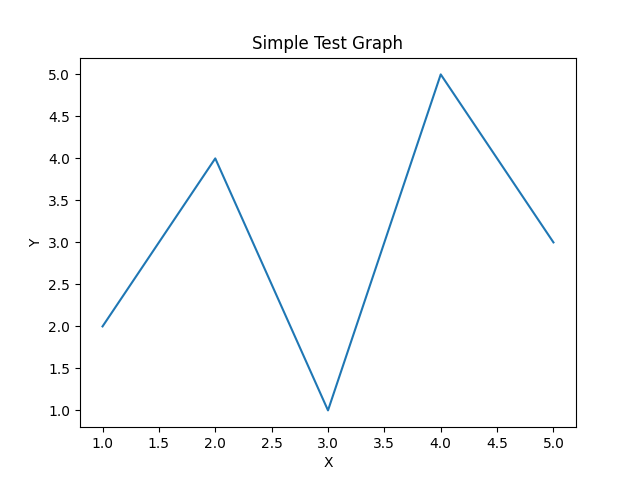

Reproduce this figure in Python.
import matplotlib.pyplot as plt

x = [1, 2, 3, 4, 5]
y = [2, 4, 1, 5, 3]

plt.plot(x, y)
plt.title("Simple Test Graph")
plt.xlabel("X")
plt.ylabel("Y")

plt.savefig("test_graph.png")
plt.close()